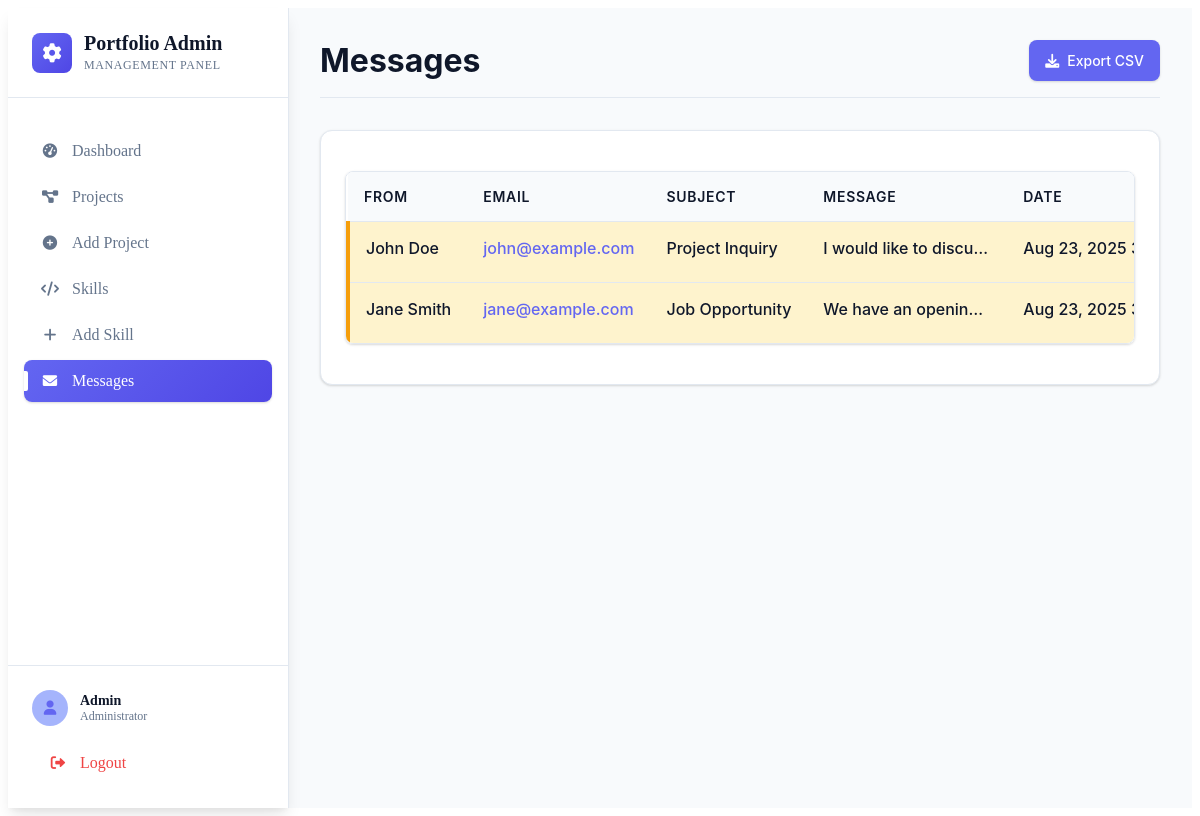
Page /messages.php (signed in) on the committed database.
### tables this page shows
CREATE TABLE IF NOT EXISTS `contact_messages` (
  `id` INT UNSIGNED NOT NULL AUTO_INCREMENT PRIMARY KEY,
  `name` VARCHAR(191) NOT NULL,
  `email` VARCHAR(191) NOT NULL,
  `subject` VARCHAR(255),
  `message` TEXT NOT NULL,
  `created_at` TIMESTAMP NOT NULL DEFAULT CURRENT_TIMESTAMP,
  `is_read` BOOLEAN NOT NULL DEFAULT FALSE
);

### messages.php (the view, shortened to what this page needs)
<?php
require_once __DIR__ . '/db.php';
$messages = [];
$res = $mysqli->query("SELECT * FROM contact_messages ORDER BY created_at DESC");
if ($res) {
    $messages = $res->fetch_all(MYSQLI_ASSOC);
}
?>
<!DOCTYPE html>
<html lang="en">
<head>
    <link rel="stylesheet" href="css/admin.css">
    <link rel="stylesheet" href="https://cdnjs.cloudflare.com/ajax/libs/font-awesome/6.0.0/css/all.min.css">
</head>
<body class="admin-panel">
    <?php include 'admin_sidebar.php'; ?>
    <div class="admin-layout">
        <main class="admin-main">
        <div class="dashboard-header">
            <h1>Messages</h1>
            <div class="quick-actions">
                <a href="export_messages.php" class="btn primary">
                    <i class="fas fa-download"></i> Export CSV
                </a>
            </div>
        </div>
        <section class="dashboard-section">
            <div class="table-responsive">
                <table class="admin-table" style="min-width: 800px;">
                    <thead>
                        <tr>
                            <th>From</th>
                            <th>Email</th>
                            <th>Subject</th>
                            <th>Message</th>
                            <th>Date</th>
                        </tr>
                    </thead>
                    <tbody>
                        <?php foreach ($messages as $message): ?>
                        <tr class="<?php echo $message['is_read'] ? '' : 'unread'; ?>">
                            <td><?php echo htmlspecialchars($message['name']); ?></td>
                            <td>
                                <a href="mailto:<?php echo htmlspecialchars($message['email']); ?>" class="text-link">
                                    <?php echo htmlspecialchars($message['email']); ?>
                                </a>
                            </td>
                            <td><?php echo htmlspecialchars($message['subject']); ?></td>
                            <td>
                                <div class="message-preview">
                                    <?php echo htmlspecialchars(substr($message['message'], 0, 100)) . (strlen($message['message']) > 100 ? '...' : ''); ?>
                                </div>
                            </td>
                            <td><?php echo date('M j, Y g:i A', strtotime($message['created_at'])); ?></td>
                        </tr>
                        <?php endforeach; ?>
                    </tbody>
                </table>
            </div>
        </section>
        </main>
    </div>
</body>
</html>

### css/admin.css (style rules this page uses)
:root { --a-primary: #6366f1; --a-primary-dark: #4f46e5; --a-primary-light: #a5b4fc; --a-success: #10b981; --a-warning: #f59e0b; --a-danger: #ef4444; --a-bg: #f8fafc; --a-bg-dark: #0f172a; --a-card: #ffffff; --a-card-dark: #1e293b; --a-border: #e2e8f0; --a-border-dark: #334155; --a-text: #0f172a; --a-text-soft: #64748b; --a-text-dark: #f1f5f9; --a-text-soft-dark: #94a3b8; --a-radius: 12px; --a-radius-sm: 8px; --a-gap: 1rem; --a-shadow: 0 1px 3px 0 rgba(0, 0, 0, 0.1), 0 1px 2px 0 rgba(0, 0, 0, 0.06); --a-shadow-lg: 0 10px 15px -3px rgba(0, 0, 0, 0.1), 0 4px 6px -2px rgba(0, 0, 0, 0.05); --a-transition: all 0.2s cubic-bezier(0.4, 0, 0.2, 1); }
.admin-layout, .admin-layout * { box-sizing: border-box; margin: 0; padding: 0; }
.admin-layout { display: flex; min-height: 100vh; background: var(--a-bg); font-family: 'Inter', -apple-system, BlinkMacSystemFont, 'Segoe UI', Roboto, sans-serif; }
.admin-main { margin-left: 280px; padding: 2rem; width: calc(100% - 280px); min-height: 100vh; position: relative; z-index: 1; }
.dashboard-header { display: flex; justify-content: space-between; align-items: center; margin-bottom: 2rem; padding-bottom: 1rem; border-bottom: 1px solid var(--a-border); }
.dashboard-header h1 { color: var(--a-text); font-size: 2rem; font-weight: 700; }
.quick-actions { display: flex; gap: 0.75rem; }
.dashboard-section { background: var(--a-card); padding: 1.5rem; border-radius: var(--a-radius); box-shadow: var(--a-shadow); border: 1px solid var(--a-border); min-width: 0; overflow: hidden; }
.table-responsive { overflow-x: auto; border-radius: var(--a-radius-sm); border: 1px solid var(--a-border); background: var(--a-card); box-shadow: var(--a-shadow); margin: 1rem 0; }
.admin-table { width: 100%; border-collapse: collapse; background: var(--a-card); min-width: 600px; }
.admin-table th { background: var(--a-bg); color: var(--a-text); font-weight: 600; padding: 1rem; text-align: left; border-bottom: 1px solid var(--a-border); font-size: 0.875rem; text-transform: uppercase; letter-spacing: 0.05em; position: sticky; top: 0; z-index: 10; }
.admin-table td { padding: 1rem; border-bottom: 1px solid var(--a-border); color: var(--a-text); vertical-align: top; }
.admin-table tr:last-child td { border-bottom: none; }
.admin-table td, .admin-table th { white-space: nowrap; overflow: hidden; text-overflow: ellipsis; max-width: 200px; position: relative; }
.admin-table td:first-child, .admin-table th:first-child { max-width: 250px; }
.message-preview { max-width: 300px; white-space: nowrap; overflow: hidden; text-overflow: ellipsis; }
.admin-table tr.unread { background: #fef3cd; border-left: 4px solid var(--a-warning); }
.admin-table tr.unread td { font-weight: 500; }
.text-link { color: var(--a-primary); text-decoration: none; }
.btn { display: inline-flex; align-items: center; gap: 0.5rem; padding: 0.75rem 1rem; border-radius: var(--a-radius-sm); cursor: pointer; border: none; font-weight: 500; text-decoration: none; transition: var(--a-transition); font-size: 0.875rem; }
.btn.primary { background: var(--a-primary); color: white; box-shadow: var(--a-shadow); }

### rows in the picture
contact_messages: name "John Doe", email "john@example.com", subject "Project Inquiry", message "I would like to discu…", created_at "Aug 23, 2025 3:53…"
contact_messages: name "Jane Smith", email "jane@example.com", subject "Job Opportunity", message "We have an openin…", created_at "Aug 23, 2025 3:53…"
